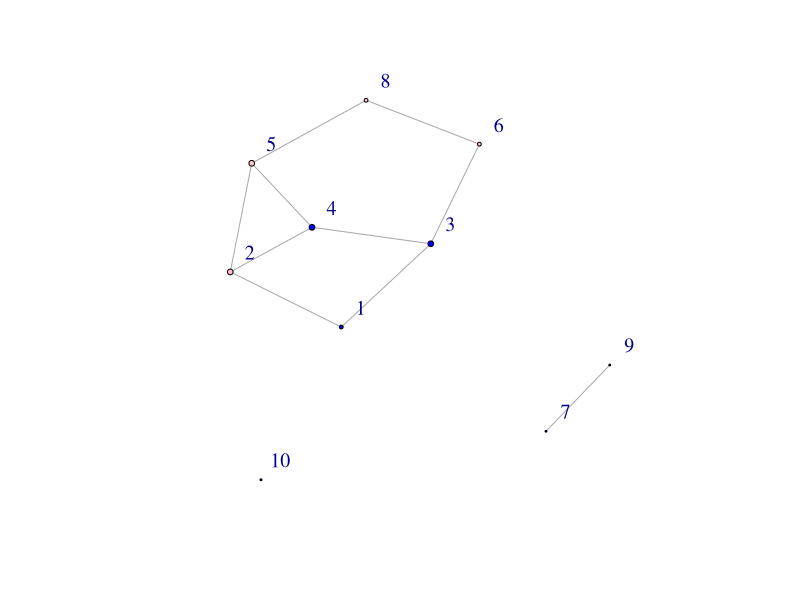

Recreate this plot in R.
# Q11: a) Create an adjacency list representation for a given undirected graph
# b) Implement a function to add an edge between two vertices in the graph.
# c) Write an R function to perform DFS traversal on a graph starting from a specific vertex.

install.packages("igraph")

library(igraph)
 
users <- data.frame(UserID = 1:10, 
                    Name = c("User1", "User2", "User3", "User4", "User5",
                             "User6",
                             "User7", "User8", "User9", "User10"), 
                    Gender = c("M", "F", "M", "M", "F", "F", "M", "F", 
                               "M", "M"))
 
friendships <- data.frame(UserID1 = c(1, 1, 2, 2, 3, 3, 4, 5, 6, 7), 
                          UserID2 = c(2, 3, 4, 5, 4, 6, 5, 8, 8, 9))
graph <- graph.data.frame(friendships, directed = FALSE, vertices = users)
V(graph)$color <- ifelse(V(graph)$Gender == "M", "blue", "pink")
node_sizes <- degree(graph, mode = "all")
# Choose a layout (Fruchterman-Reingold)
layout <- layout_with_fr(graph)
plot(graph, layout = layout, vertex.label.dist = 2, vertex.label.cex = 1.2, 
     vertex.size = node_sizes)
